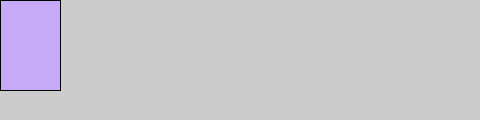
Frame 1 (no input)
Frame 60 (the mouse pressed at the canvas centre just before this capture): identical to frame 1, image omitted
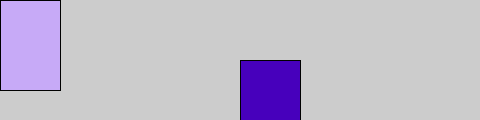
Frame 120 (the mouse held since frame 60 and released just before this capture)

The Processing sketch that drew these frames (run headless with seeded random() and noise(); from frame 60 on, the mouse is pressed at the canvas centre):

// Processing sketch: Example_2_2__shape_change_rect
// ── Example_2_2__shape_change_rect.pde
void setup(){
  size(480, 120);
  smooth();
}

void draw(){
  if (mousePressed){
    fill(71, 0, 188);
  } else {
    fill(199, 170, 247);
  }
  rect(mouseX, mouseY, 60, 90);
}
